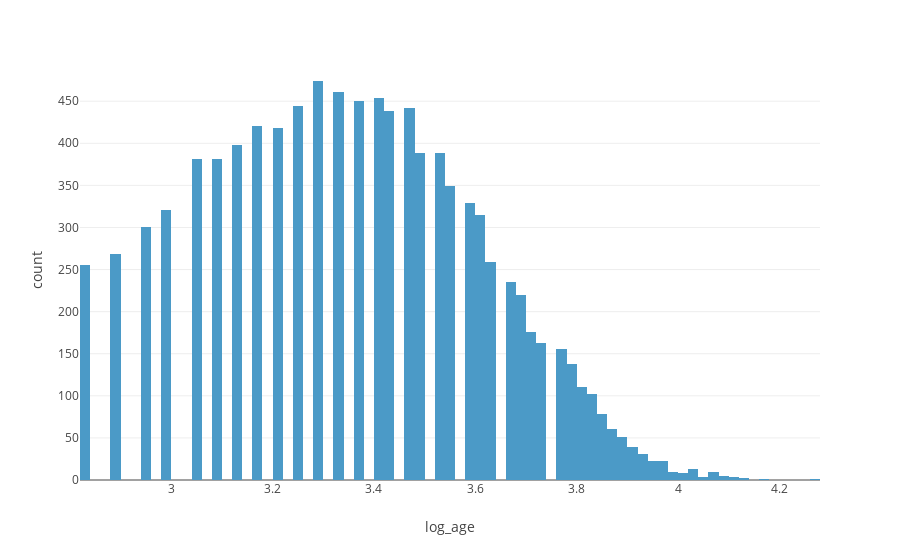

Write notebook code for a chart like this one.
### Code cell
# Distribution of target
data_sample = df_conv.sample(10000)
fig = px.histogram(data_sample, x = "log_age")
fig.show()

### Figure 1 — Plotly figure (JSON) as saved in the notebook; plotly's stock layout.template omitted (floating-point values rounded to 4 significant figures; data arrays with more than 128 entries replaced by an {"elided": "..."} marker saying what was removed)
{"data": [{"alignmentgroup": "True", "bingroup": "x", "hovertemplate": "log_age=%{x}<br>count=%{y}<extra></extra>", "legendgroup": "", "marker": {"color": "#4B9AC7", "pattern": {"shape": ""}}, "name": "", "offsetgroup": "", "orientation": "v", "showlegend": false, "type": "histogram", "x": {"elided": "10000 float values"}, "xaxis": "x", "yaxis": "y"}], "layout": {"barmode": "relative", "legend": {"tracegroupgap": 0}, "margin": {"t": 60}, "xaxis": {"anchor": "y", "domain": [0, 1], "title": {"text": "log_age"}}, "yaxis": {"anchor": "x", "domain": [0, 1], "title": {"text": "count"}}}}
